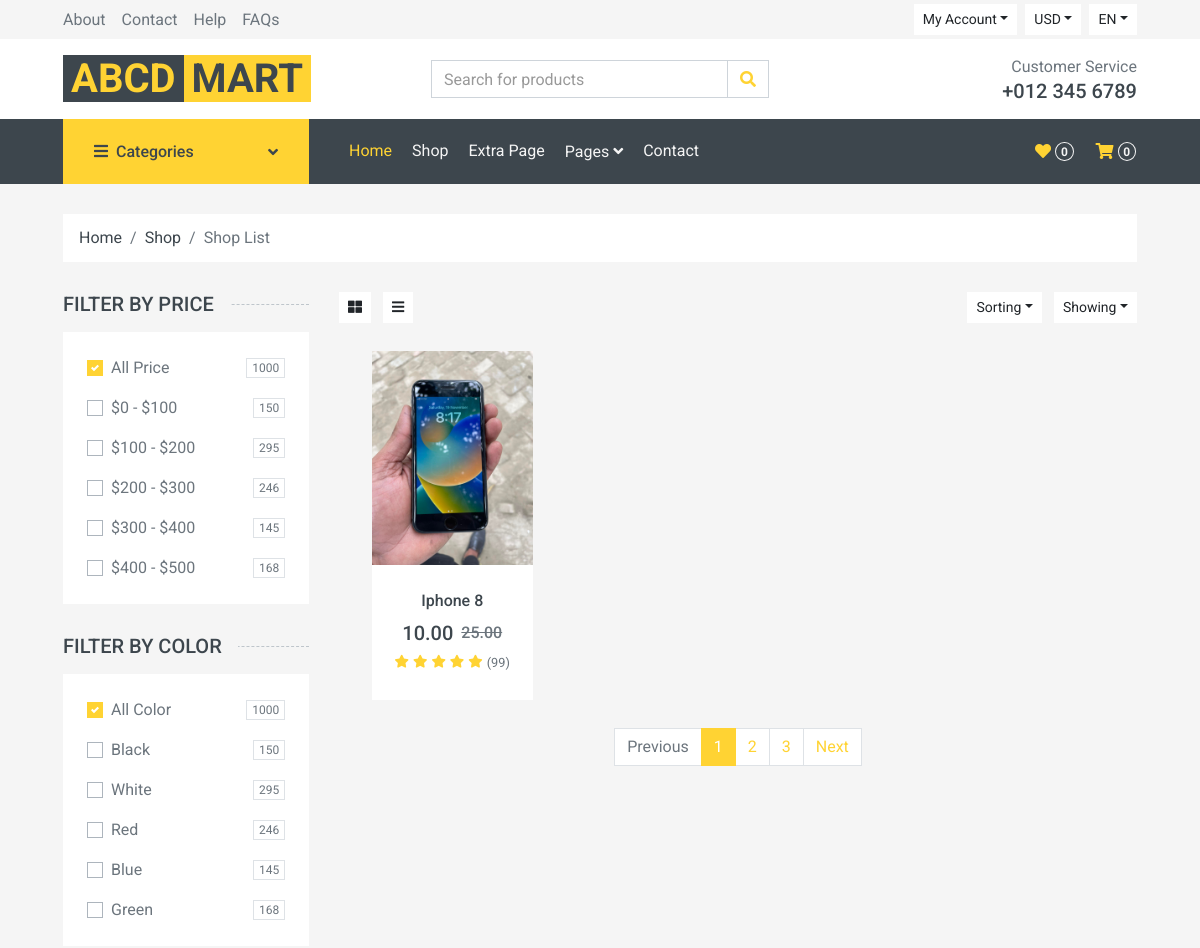
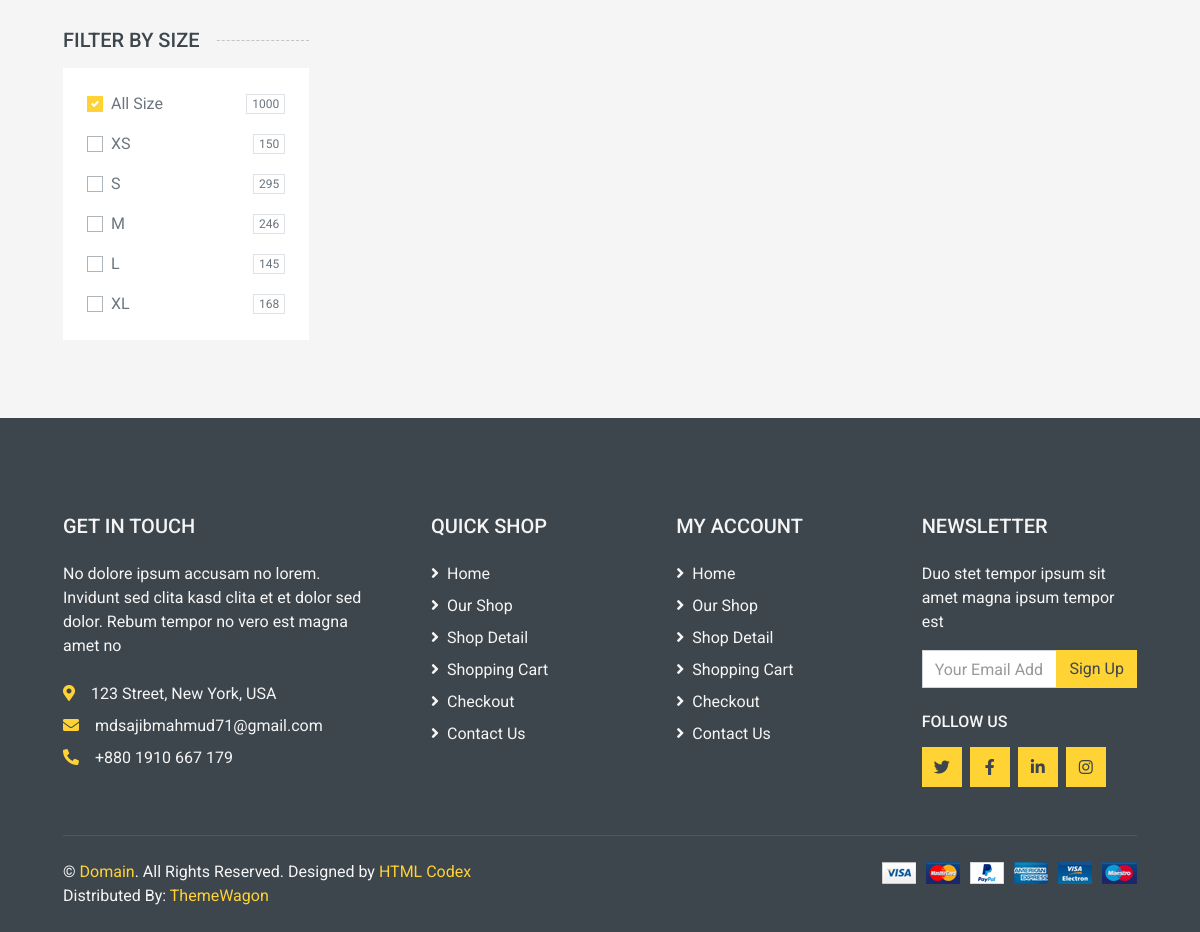
Page /shop-electronics on the committed database (2 pictures, top to bottom).
### products/models.py (models this page shows, shortened)
class ProductImage(models.Model):
    product = models.ForeignKey(Product, on_delete=models.CASCADE, related_name="product_image")
    image = models.ImageField(
        verbose_name=_("image"),
        help_text=_("Upload a product image"),
        upload_to="images/",
        default="images/default.png",
    )
    alt_text = models.CharField(
        verbose_name=_("Alturnative text"),
        help_text=_("Please add alturnative text"),
        max_length=255,
        null=True,
        blank=True,
    )
    is_feature = models.BooleanField(default=False)
    created_at = models.DateTimeField(auto_now_add=True, editable=False)
    updated_at = models.DateTimeField(auto_now=True)
    class Meta:
        verbose_name = _("Product Image")
        verbose_name_plural = _("Product Images")

class Product(models.Model):
    product_type = models.ForeignKey(ProductType, on_delete=models.RESTRICT)
    category = models.ForeignKey(Category, on_delete=models.RESTRICT)
    title = models.CharField(
        verbose_name=_("title"),
        help_text=_("Required"),
        max_length=255,
    )
    description = models.TextField(verbose_name=_("description"), help_text=_("Not Required"), blank=True)
    slug = models.SlugField(max_length=255)
    regular_price = models.DecimalField(
        verbose_name=_("Regular price"),
        help_text=_("Maximum 999.99"),
        error_messages={
            "name": {
                "max_length": _("The price must be between 0 and 999.99."),
            },
        },
        max_digits=5,
        decimal_places=2,
    )
    discount_price = models.DecimalField(
        verbose_name=_("Discount price"),
        help_text=_("Maximum 999.99"),
        error_messages={
            "name": {
                "max_length": _("The price must be between 0 and 999.99."),
            },
        },
        max_digits=5,
        decimal_places=2,
    )
    is_active = models.BooleanField(
        verbose_name=_("Product visibility"),
        help_text=_("Change product visibility"),
        default=True,
    )
    created_at = models.DateTimeField(_("Created at"), auto_now_add=True, editable=False)
    updated_at = models.DateTimeField(_("Updated at"), auto_now=True)
    users_wishlist = models.ManyToManyField(settings.AUTH_USER_MODEL, related_name="user_wishlist", blank=True)
    class Meta:
        ordering = ("-created_at",)
        verbose_name = _("Product")
        verbose_name_plural = _("Products")
    def get_absolute_url(self):
        return reverse("products:product_detail", args=[self.slug])

### products/views.py (the view)
# urls.py: path('shop-<slug:slug>', views.product_filter, name='product_filter')
def product_filter(request, slug=None):
    category = get_object_or_404(Category, slug=slug)
    products = Product.objects.filter(category = category)
    return render(request,'products/shop.html',{'category' : category, 'products' : products})

### cart/cart.py (called while the page is built)
    def __len__(self):
        return sum(item['qty'] for item in self.cart.values())

### cart/context_processors.py (called while the page is built)
def cart(request):
    return {'cart': Cart(request)}

### products/models.py (called while the page is built)
    def get_absolute_url(self):
        return reverse("products:product_filter", args=[self.slug])

### products/views.py (called while the page is built)
def categories(request):
    return {
        'categories': Category.objects.all()
    }

### templates/products/shop.html (shortened to what this page needs)
{% extends 'base.html' %}
{% load static %}
{% block content %}
    <div class="container-fluid">
        <div class="row px-xl-5">
            <div class="col-12">
                <nav class="breadcrumb bg-light mb-30">
                    <a class="breadcrumb-item text-dark" href="#">Home</a>
                    <a class="breadcrumb-item text-dark" href="#">Shop</a>
                    <span class="breadcrumb-item active">Shop List</span>
                </nav>
            </div>
        </div>
    </div>
    <div class="container-fluid">
        <div class="row px-xl-5">
            <div class="col-lg-3 col-md-4">
                <h5 class="section-title position-relative text-uppercase mb-3"><span class="bg-secondary pr-3">Filter by price</span></h5>
                <div class="bg-light p-4 mb-30">
                    <form>
                        <div class="custom-control custom-checkbox d-flex align-items-center justify-content-between mb-3">
                            <label class="custom-control-label" for="price-all">All Price</label>
                            <span class="badge border font-weight-normal">1000</span>
                        </div>
                        <div class="custom-control custom-checkbox d-flex align-items-center justify-content-between mb-3">
                            <label class="custom-control-label" for="price-1">$0 - $100</label>
                            <span class="badge border font-weight-normal">150</span>
                        </div>
                        <div class="custom-control custom-checkbox d-flex align-items-center justify-content-between mb-3">
                            <label class="custom-control-label" for="price-2">$100 - $200</label>
                            <span class="badge border font-weight-normal">295</span>
                        </div>
                        <div class="custom-control custom-checkbox d-flex align-items-center justify-content-between mb-3">
                            <label class="custom-control-label" for="price-3">$200 - $300</label>
                            <span class="badge border font-weight-normal">246</span>
                        </div>
                        <div class="custom-control custom-checkbox d-flex align-items-center justify-content-between mb-3">
                            <label class="custom-control-label" for="price-4">$300 - $400</label>
                            <span class="badge border font-weight-normal">145</span>
                        </div>
                        <div class="custom-control custom-checkbox d-flex align-items-center justify-content-between">
                            <label class="custom-control-label" for="price-5">$400 - $500</label>
                            <span class="badge border font-weight-normal">168</span>
                        </div>
                    </form>
                </div>
                <h5 class="section-title position-relative text-uppercase mb-3"><span class="bg-secondary pr-3">Filter by color</span></h5>
                <div class="bg-light p-4 mb-30">
                    <form>
                        <div class="custom-control custom-checkbox d-flex align-items-center justify-content-between mb-3">
                            <label class="custom-control-label" for="price-all">All Color</label>
                            <span class="badge border font-weight-normal">1000</span>
                        </div>
                        <div class="custom-control custom-checkbox d-flex align-items-center justify-content-between mb-3">
                            <label class="custom-control-label" for="color-1">Black</label>
                            <span class="badge border font-weight-normal">150</span>
                        </div>
                        <div class="custom-control custom-checkbox d-flex align-items-center justify-content-between mb-3">
                            <label class="custom-control-label" for="color-2">White</label>
                            <span class="badge border font-weight-normal">295</span>
                        </div>
                        <div class="custom-control custom-checkbox d-flex align-items-center justify-content-between mb-3">
                            <label class="custom-control-label" for="color-3">Red</label>
                            <span class="badge border font-weight-normal">246</span>
                        </div>
                        <div class="custom-control custom-checkbox d-flex align-items-center justify-content-between mb-3">
                            <label class="custom-control-label" for="color-4">Blue</label>
                            <span class="badge border font-weight-normal">145</span>
                        </div>
                        <div class="custom-control custom-checkbox d-flex align-items-center justify-content-between">
                            <label class="custom-control-label" for="color-5">Green</label>
                            <span class="badge border font-weight-normal">168</span>
                        </div>
                    </form>
                </div>
                <h5 class="section-title position-relative text-uppercase mb-3"><span class="bg-secondary pr-3">Filter by size</span></h5>
                <div class="bg-light p-4 mb-30">
                    <form>
                        <div class="custom-control custom-checkbox d-flex align-items-center justify-content-between mb-3">
                            <label class="custom-control-label" for="size-all">All Size</label>
                            <span class="badge border font-weight-normal">1000</span>
                        </div>
                        <div class="custom-control custom-checkbox d-flex align-items-center justify-content-between mb-3">
                            <label class="custom-control-label" for="size-1">XS</label>
                            <span class="badge border font-weight-normal">150</span>
                        </div>
                        <div class="custom-control custom-checkbox d-flex align-items-center justify-content-between mb-3">
                            <label class="custom-control-label" for="size-2">S</label>
                            <span class="badge border font-weight-normal">295</span>
                        </div>
                        <div class="custom-control custom-checkbox d-flex align-items-center justify-content-between mb-3">
                            <label class="custom-control-label" for="size-3">M</label>
                            <span class="badge border font-weight-normal">246</span>
                        </div>
                        <div class="custom-control custom-checkbox d-flex align-items-center justify-content-between mb-3">
                            <label class="custom-control-label" for="size-4">L</label>
                            <span class="badge border font-weight-normal">145</span>
                        </div>
                        <div class="custom-control custom-checkbox d-flex align-items-center justify-content-between">
                            <label class="custom-control-label" for="size-5">XL</label>
                            <span class="badge border font-weight-normal">168</span>
                        </div>
                    </form>
                </div>
            </div>
            <div class="col-lg-9 col-md-8">
                <div class="row pb-3">
                    <div class="col-12 pb-1">
                        <div class="d-flex align-items-center justify-content-between mb-4">
                            <div>
                                <button class="btn btn-sm btn-light"><i class="fa fa-th-large"></i></button>
                                <button class="btn btn-sm btn-light ml-2"><i class="fa fa-bars"></i></button>
                            </div>
                            <div class="ml-2">
                                <div class="btn-group">
                                    <button type="button" class="btn btn-sm btn-light dropdown-toggle" data-toggle="dropdown">Sorting</button>
                                </div>
                                <div class="btn-group ml-2">
                                    <button type="button" class="btn btn-sm btn-light dropdown-toggle" data-toggle="dropdown">Showing</button>
                                </div>
                            </div>
                        </div>
                    </div>
                    <div class="row px-xl-5">
                        {% for product in products %}
                        <div class="col-lg-3 col-md-4 col-sm-6 pb-1">
                            <div class="product-item bg-light mb-4">
                                <div class="product-img position-relative overflow-hidden">
                                    {% for image in product.product_image.all %}
                                    {% if image.is_feature %}
                                    <img class="img-fluid w-100" src="{{image.image.url}}" alt="">
                                    <div class="product-action">
                                    </div>
                                    {% endif %}
                                    {% endfor %}
                                </div>
                                <div class="text-center py-4">
                                    <a class="h6 text-decoration-none text-truncate"
                                       href="{{ product.get_absolute_url }}">{{product.title}}</a>
                                    <div class="d-flex align-items-center justify-content-center mt-2">
                                        <h5>{{product.discount_price}}</h5>
                                        <h6 class="text-muted ml-2">
                                            <del>{{product.regular_price}}</del>
                                        </h6>
                                    </div>
                                    <div class="d-flex align-items-center justify-content-center mb-1">
                                        <small class="fa fa-star text-primary mr-1"></small>
                                        <small class="fa fa-star text-primary mr-1"></small>
                                        <small class="fa fa-star text-primary mr-1"></small>
                                        <small class="fa fa-star text-primary mr-1"></small>
                                        <small class="fa fa-star text-primary mr-1"></small>
                                        <small>(99)</small>
                                    </div>
                                </div>
                            </div>
                        </div>
                        {% endfor %}
                    </div>
                    <div class="col-12">
                        <nav>
                          <ul class="pagination justify-content-center">
                            <li class="page-item disabled"><a class="page-link" href="#">Previous</span></a></li>
                            <li class="page-item active"><a class="page-link" href="#">1</a></li>
                            <li class="page-item"><a class="page-link" href="#">2</a></li>
                            <li class="page-item"><a class="page-link" href="#">3</a></li>
                            <li class="page-item"><a class="page-link" href="#">Next</a></li>
                          </ul>
                        </nav>
                    </div>
                </div>
            </div>
        </div>
    </div>
{% endblock %}

### rows in the picture
Product: title "Iphone 8", discount_price "10.00", regular_price "25.00"
ProductImage: image (picture)
